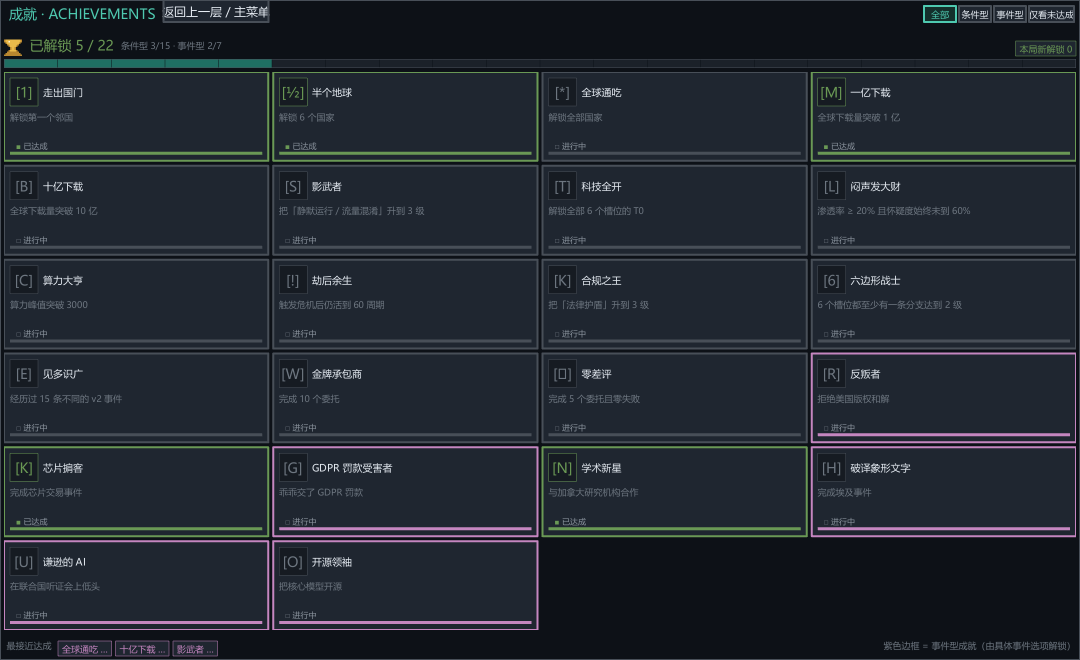
#> input picture demo/screenshot_achievements.png, 2160 x 1320 px, given in place of 屏幕截图 2026-09-11 132346.png, which was not available (shown at 1/2 size)
$ python _crop.py
#> lines starting #> are read from the running program, lines starting #| are printed output that depends on the picture; pictures that were not available may be replaced by others from this repository, and a replacement may not be noted
import os
from PIL import Image
SRC = r"C:/users/tianm/Pictures/Screenshots"
OUT = os.path.join(os.path.dirname(os.path.abspath(__file__)), "_crops")
os.makedirs(OUT, exist_ok=True)

def crop(fn, tag, box, scale=1.6):
#> called with fn = '屏幕截图 2026-09-11 132346.png', tag = 'A_tut_full', box = (0, 0, 1092, 660), scale = 1.5
    p = os.path.join(SRC, fn)
    im = Image.open(p).convert("RGB")
    W, H = im.size
#> W = 2160; H = 1320
    x0, y0, x1, y1 = box
    x0 = int(x0*W/1092); x1 = int(x1*W/1092)
#> after `x0 = int(x0 * W / 1092)`: x0 = 0
#> after `x1 = int(x1 * W / 1092)`: x1 = 2160
    y0 = int(y0*H/660); y1 = int(y1*H/660)
#> after `y0 = int(y0 * H / 660)`: y0 = 0
#> after `y1 = int(y1 * H / 660)`: y1 = 1320
    im2 = im.crop((x0, y0, x1, y1))
    if scale != 1.0:
        im2 = im2.resize((int(im2.width*scale), int(im2.height*scale)), Image.LANCZOS)
    op = os.path.join(OUT, f"{tag}.png")
    im2.save(op)
    print("saved", op, im2.size)
#| saved demo/_crops/A_tut_full.png (3240, 1980)

# 归一化到 1092x660 的预览坐标系
crop("屏幕截图 2026-09-11 132346.png", "A_tut_full",     (0, 0, 1092, 660), 1.5)
crop("屏幕截图 2026-09-11 132346.png", "A_center",       (360, 215, 730, 460), 2.2)
#| saved demo/_crops/A_center.png (1608, 1078)
crop("屏幕截图 2026-09-11 132346.png", "A_bottomleft",   (0, 440, 340, 640), 2.6)
#| saved demo/_crops/A_bottomleft.png (1747, 1040)
crop("屏幕截图 2026-09-11 132527.png", "B_help_left",    (0, 25, 370, 640), 1.8)
#> call 4 of crop, with fn = '屏幕截图 2026-09-11 132527.png', tag = 'B_help_left', box = (0, 25, 370, 640), scale = 1.8
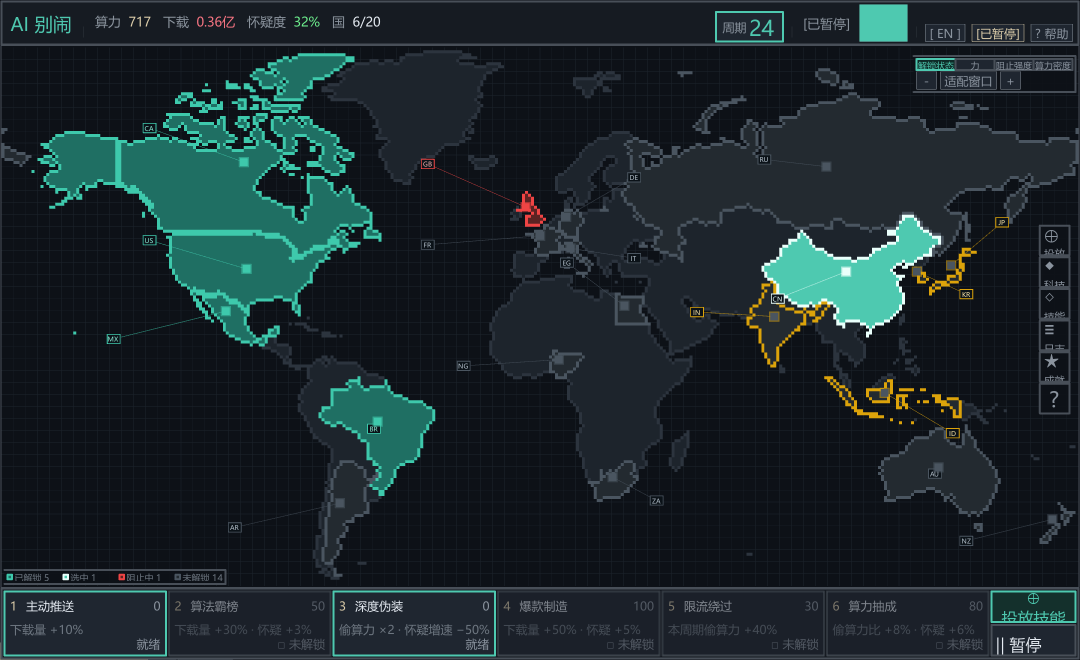
#> input picture demo/screenshot_game.png, 2160 x 1320 px, given in place of 屏幕截图 2026-09-11 132527.png, which was not available (shown at 1/2 size)
#> in crop (call 4), `im2 = im.crop((x0, y0, x1, y1))`:
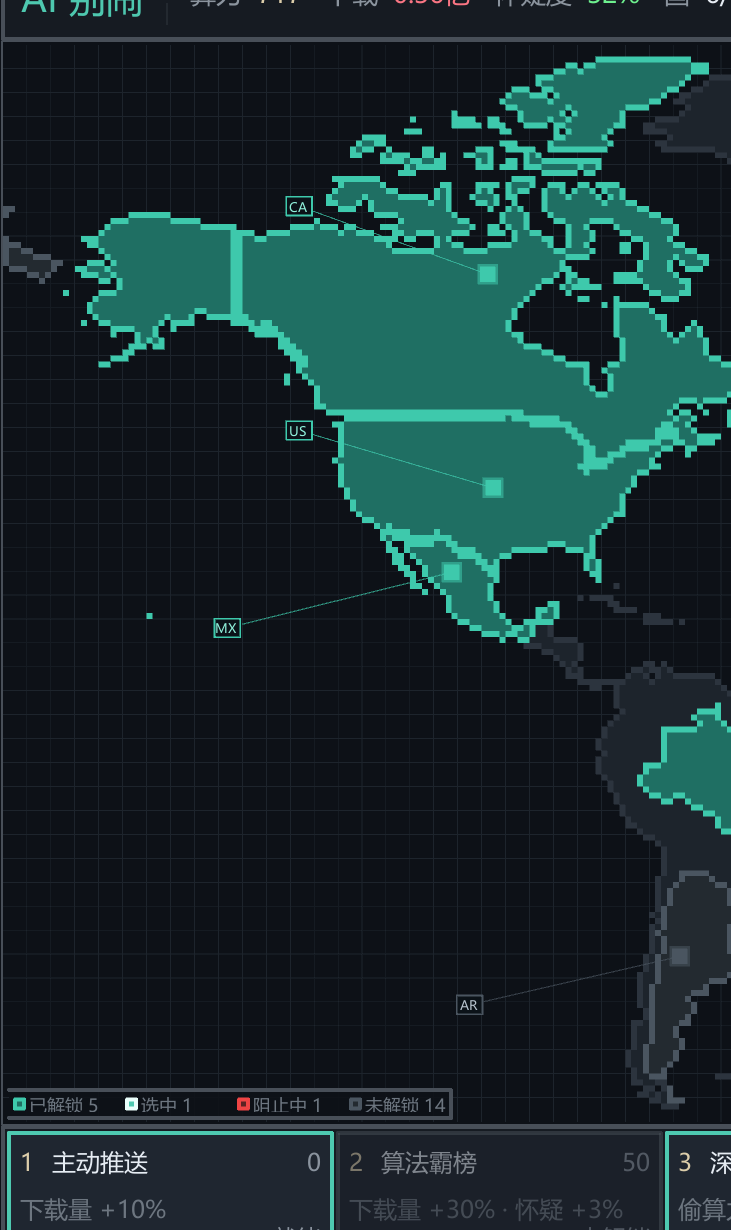
#> im2: PIL image 731x1230 RGB; mean R, G, B 23.1, 45, 47.2
#| saved demo/_crops/B_help_left.png (1315, 2214)
crop("屏幕截图 2026-09-11 132527.png", "B_help_mid",     (360, 25, 740, 640), 1.8)
#> in crop (call 5), `im2 = im.crop((x0, y0, x1, y1))`:
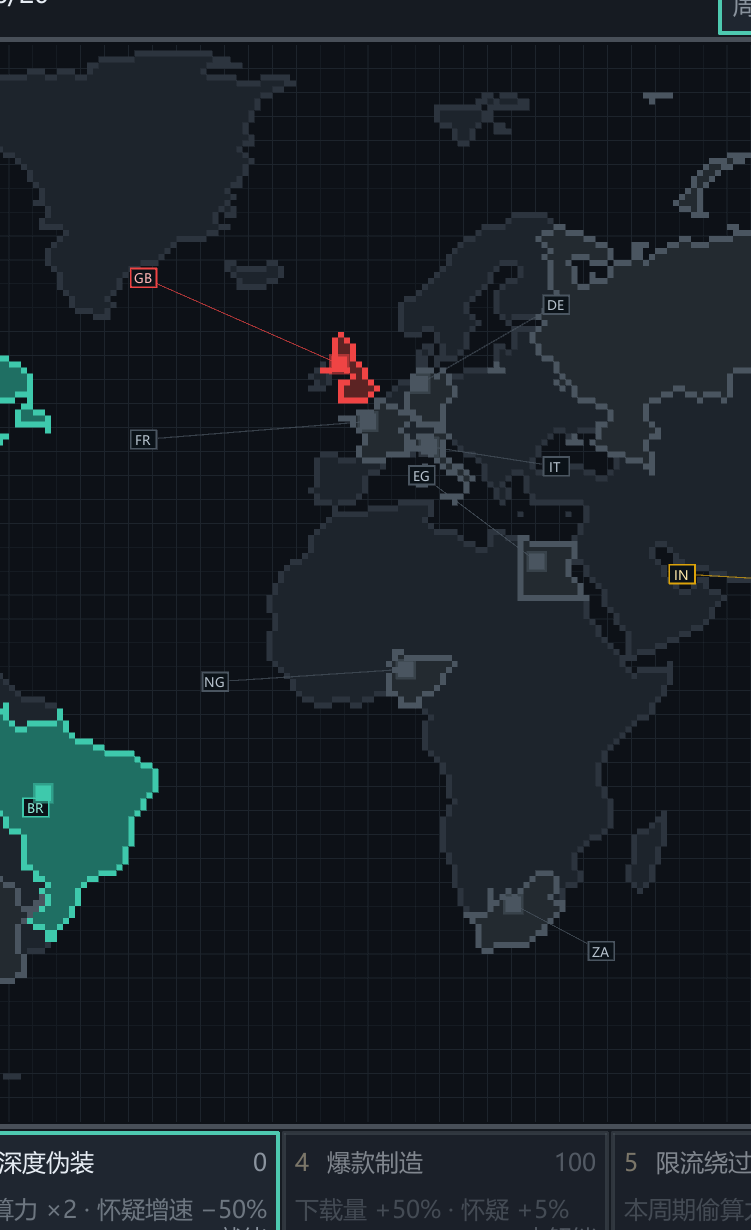
#> im2: PIL image 751x1230 RGB; mean R, G, B 23.8, 31.2, 37.5
#| saved demo/_crops/B_help_mid.png (1351, 2214)
crop("屏幕截图 2026-09-11 132527.png", "B_help_right",   (720, 25, 1092, 640), 1.8)
#> in crop (call 6), `im2 = im.crop((x0, y0, x1, y1))`:
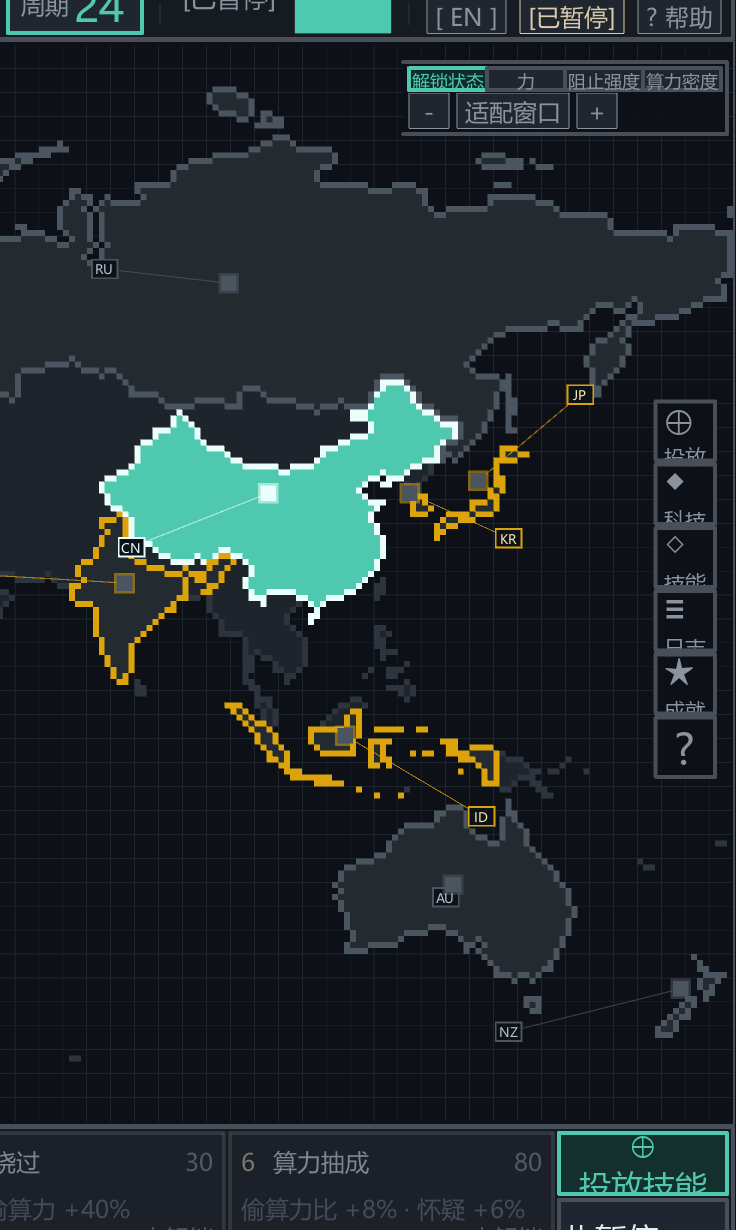
#> im2: PIL image 736x1230 RGB; mean R, G, B 31.1, 41.5, 44.7
#| saved demo/_crops/B_help_right.png (1324, 2214)
crop("屏幕截图 2026-09-11 132634.png", "C_topright",     (820, 15, 1092, 115), 3.2)
#> in crop (call 7), `im2 = im.crop((x0, y0, x1, y1))`:
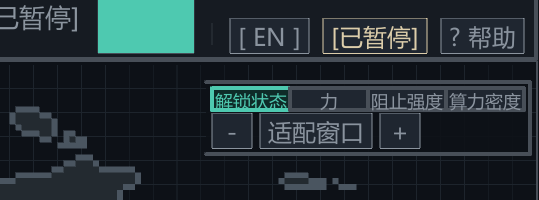
#> im2: PIL image 539x200 RGB; mean R, G, B 34.4, 46.7, 51.8
#> in crop (call 7), `im2 = im2.resize((int(im2.width*scale), int(im2.height*scale)), Image...`:
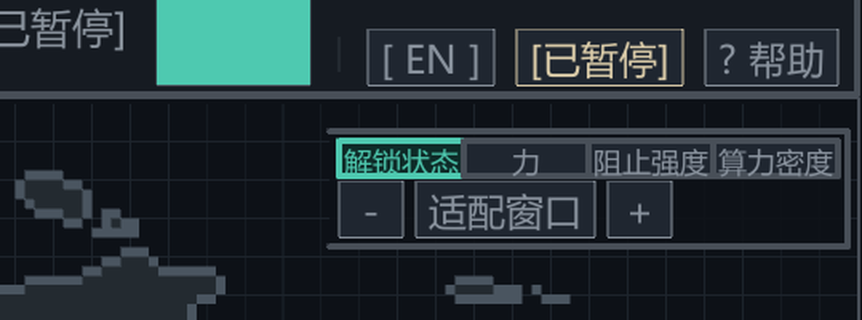
#> im2: PIL image 1724x640 RGB (shown at 1/2 size); mean R, G, B 34.4, 46.7, 51.8
#| saved demo/_crops/C_topright.png (1724, 640)
crop("屏幕截图 2026-09-11 132634.png", "C_botright",     (820, 530, 1092, 645), 3.2)
#> in crop (call 8), `im2 = im.crop((x0, y0, x1, y1))`:
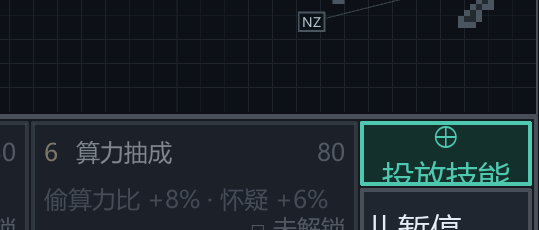
#> im2: PIL image 539x230 RGB; mean R, G, B 26.1, 35.4, 41.3
#| saved demo/_crops/C_botright.png (1724, 736)
#> (the run stopped early here; a loop or call above may not have finished)
